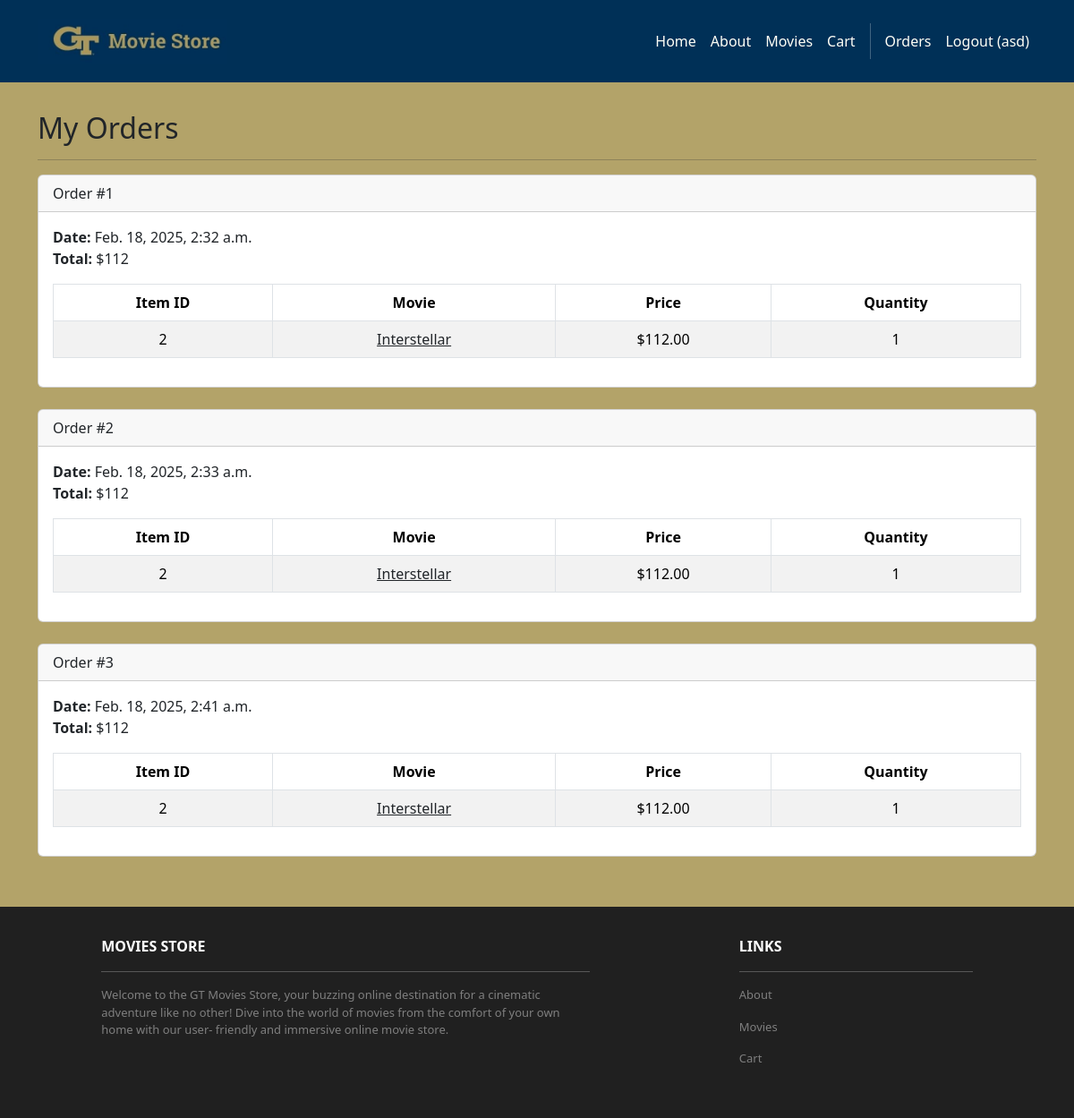
The app's page /accounts/orders/ (signed in), older data.
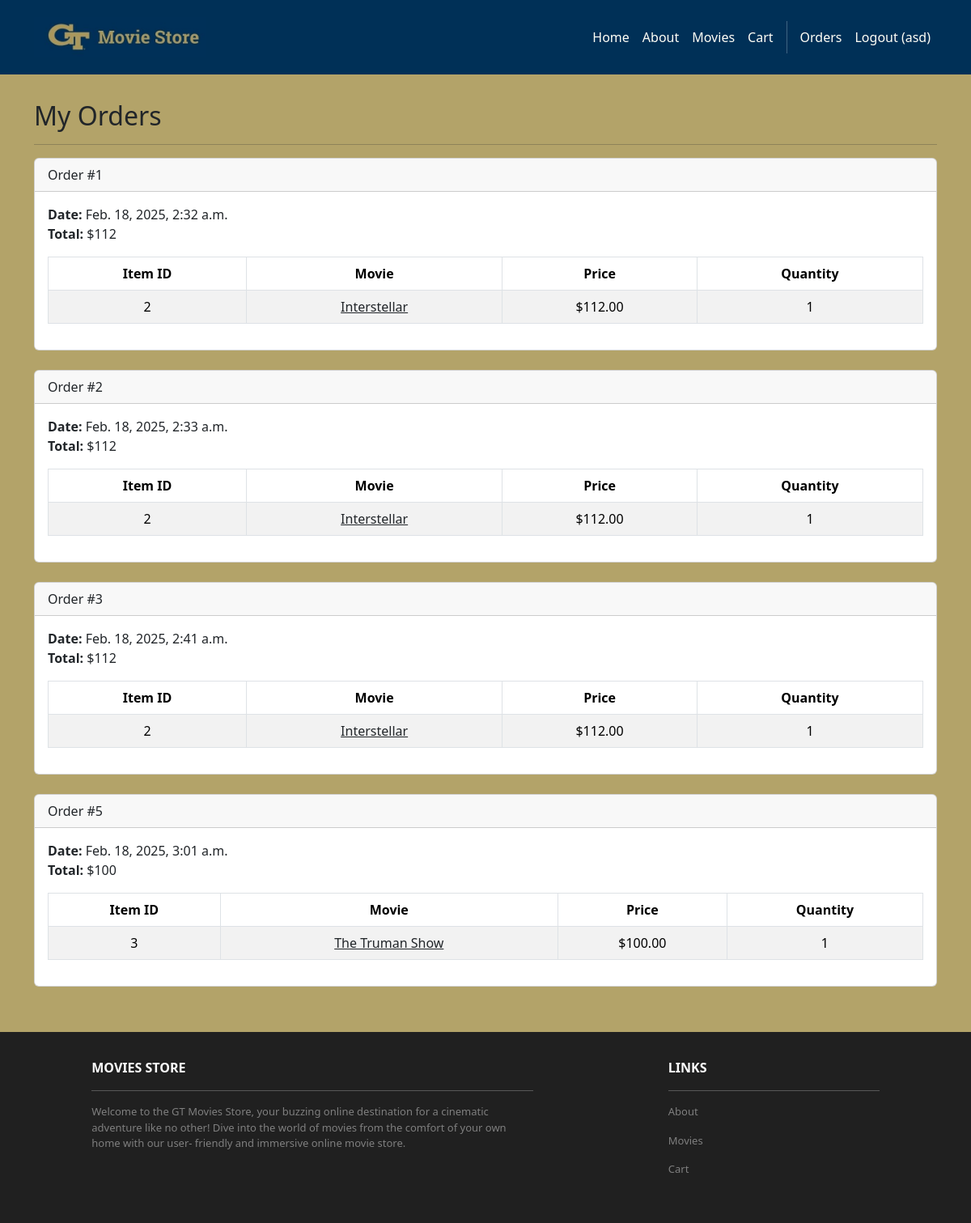
The same page, newer data.
### cart/models.py (models this page shows, shortened)
class Order(models.Model):
    id = models.AutoField(primary_key=True)
    total = models.IntegerField()
    user = models.ForeignKey(
        User,
        on_delete=models.CASCADE,
        related_name='orders',
        db_index=True
    )
    date = models.DateTimeField(auto_now_add=True, db_index=True)

class Item(models.Model):
    id = models.AutoField(primary_key=True)
    price = models.IntegerField()
    quantity = models.IntegerField()
    order = models.ForeignKey(Order, on_delete=models.CASCADE)
    movie = models.ForeignKey(Movie, on_delete=models.CASCADE)

### movies/models.py (models this page shows, shortened)
class Movie(models.Model):
    id = models.AutoField(primary_key=True)
    GENRE_CHOICES = [
        ('ACTION', 'Action'),
        ('COMEDY', 'Comedy'),
        ('DRAMA', 'Drama'),
        ('HORROR', 'Horror'),
        ('SCIFI', 'Sci-Fi'),
        ('ROMANCE', 'Romance'),
    ]
    name = models.CharField(max_length=255, db_index=True)
    price = models.DecimalField(max_digits=6, decimal_places=2)
    description = models.TextField()
    genre = models.CharField(
        max_length=20,
        choices=GENRE_CHOICES,
        default='DRAMA')
    image = models.ImageField(upload_to='movie_images/', blank=True, null=True)
    image_url = models.URLField(blank=True, null=True)

### accounts/views.py (the view)
# urls.py: path('orders/', views.orders, name='accounts.orders'),
@login_required
def orders(request):
    template_data = {}
    template_data = {'title': 'Orders', 'orders': request.user.orders.all()}
    return render(request, 'accounts/orders.html', {'template_data': template_data})

### accounts/templates/accounts/orders.html (shortened to what this page needs)
<!DOCTYPE html>
<html lang="en">
<head>
</head>
<body>
  {% extends 'base.html' %}
  {% block content %}
    <div class="p-3">
      <div class="container">
        <div class="row mt-3">
          <div class="col mx-auto mb-3">
            <h2>My Orders</h2>
            <hr />
            {% for order in template_data.orders %}
            <div class="card mb-4">
              <div class="card-header">
                Order #{{ order.id }}
              </div>
              <div class="card-body">
                <b>Date:</b> {{ order.date }}<br />
                <b>Total:</b> ${{ order.total }}<br />
                <table class="table table-bordered
                  table-striped text-center mt-3">
                  <thead>
                    <tr>
                      <th scope="col">Item ID</th>
                      <th scope="col">Movie</th>
                      <th scope="col">Price</th>
                      <th scope="col">Quantity</th>
                    </tr>
                  </thead>
                  <tbody>
                    {% for item in order.item_set.all %}
                    <tr>
                      <td>{{ item.movie.id }}</td>
                      <td>
                        <a class="link-dark" href="{% url 'movies.show' id=item.movie.id %}">
                          {{ item.movie.name }}
                        </a>
                      </td>
                      <td>${{ item.movie.price }}</td>
                      <td>{{ item.quantity }}</td>
                    </tr>
                    {% endfor %}
                  </tbody>
                </table>
              </div>
            </div>
            {% endfor %}
          </div>
        </div>
      </div>
    </div>
  {% endblock content %}

Row changes from the older to the newer data that the page shows:
added Order: id "5", date "Feb. 18, 2025, 3:01 a.m.", total "100"
added Item: movie.id "3", movie.name "The Truman Show", movie.price "100.00", quantity "1", shown under "5"
